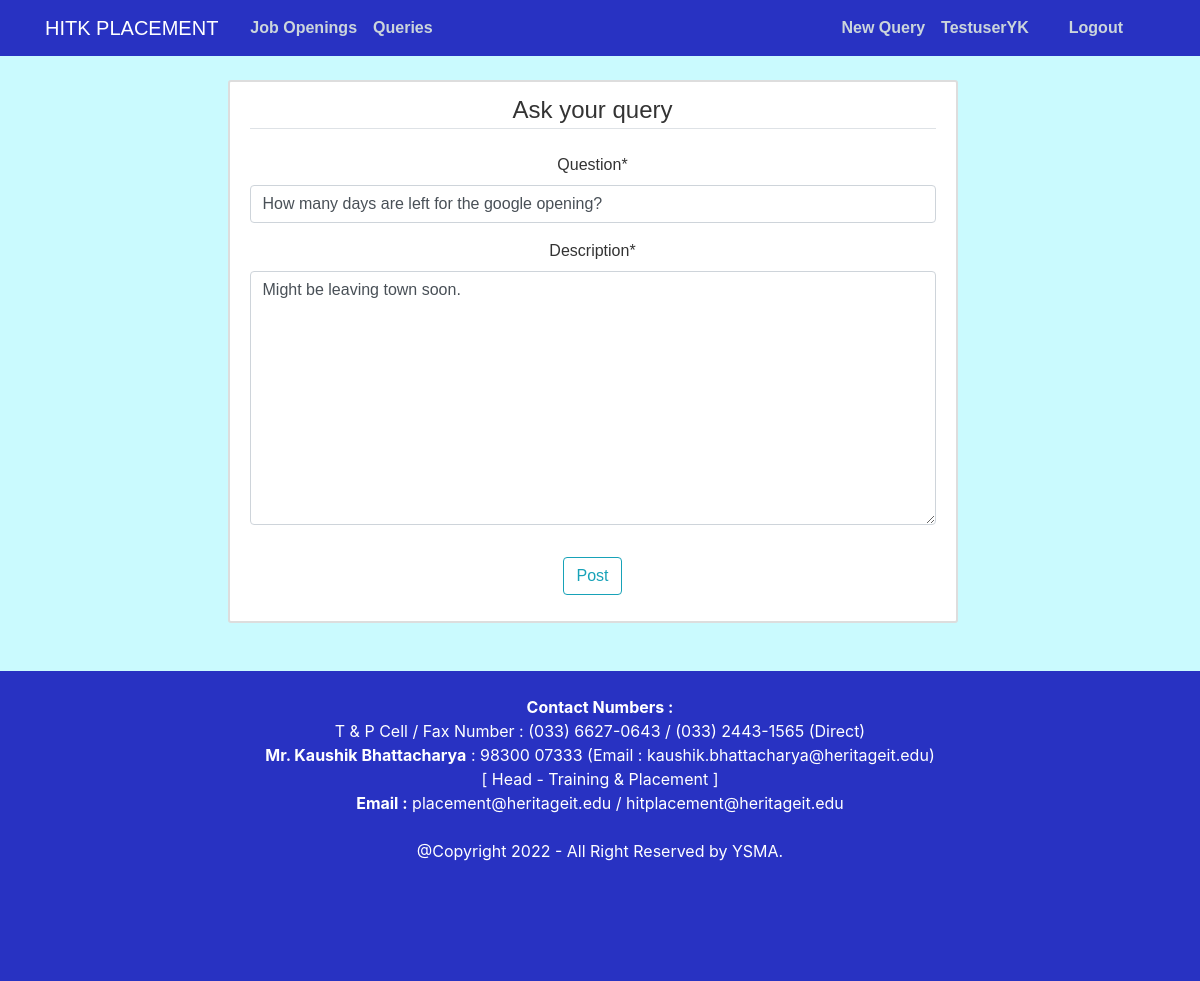
Page /askAQuery/query/4/update (signed in) on the committed database.
### users/models.py (models this page shows, shortened)
class Profile(models.Model):
	user = models.OneToOneField(User, on_delete = models.CASCADE)
	yearOfpassing = models.IntegerField(default=2022)
	image = models.ImageField(default = 'default.jpg',upload_to='profile_pics')
	def __str__(self):
		return f'{self.user.username}'

### askAQuery/models.py (models this page shows, shortened)
class Query(models.Model):
	question = models.CharField(max_length=500)
	author = models.ForeignKey(User,on_delete=models.CASCADE)
	datePosted = models.DateTimeField(default=timezone.now)
	description = models.TextField()

### askAQuery/views.py (the view, shortened to what this page needs)
# urls.py: path('query/<int:pk>/update', QueryUpdateView.as_view(), name='query-update'),
class QueryUpdateView(LoginRequiredMixin, UserPassesTestMixin, UpdateView):
	model = Query
	fields = ['question','description']
	def test_func(self):
		query = self.get_object()
		if self.request.user == query.author:
			return True
		return False

### askAQuery/templates/askAQuery/query_form.html (shortened to what this page needs)
{% extends "home/base.html" %}
{% load crispy_forms_tags %}
{% block content %}
    <div class="new-content-section p2">
        <form method="POST">
            <fieldset class="form-group">
                <legend class="border-bottom mb-4">Ask your query</legend>
                {{ form|crispy  }}
            </fieldset>
            <div class="form-group">
                <button class="btn btn-outline-info" type="submit">Post</button>
            </div>
        </form>
    </div>
{% endblock content %}

### home/templates/home/base.html (shortened to what this page needs)
{% load static %}
<!DOCTYPE html>
<html>
    <head>
        <link rel="stylesheet" href="https://stackpath.bootstrapcdn.com/bootstrap/4.3.1/css/bootstrap.min.css">
        <link rel="stylesheet" type="text/css" href="{% static 'home/main.css' %}">
    </head>
    <body style=" background-color: #cafafe;">
        <div class="page-container">
        <header class="site-header">
            <nav class="navbar navbar-expand-md navbar-dark bg-steel fixed-top">
                <div class="container p2">
                    <a class="navbar-brand mr-4 " href="{% url 'placement-website-home' %}">HITK PLACEMENT</a>
                    <div class="collapse navbar-collapse" id="navbarToggle">
                        <div class="navbar-nav mr-auto">
                            {% if user.is_authenticated %}
                                <a class="nav-item nav-link" href="{% url 'placement-website-posts' %}"><b>Job Openings</b></a>
                                <a class="nav-item nav-link" href="{% url 'placement-website-askAQuery' %}"><b>Queries</b></a>
                            {% endif %}
                        </div>
                        <div class="navbar-nav">
                            {% if user.is_authenticated %}
                                <a class="nav-item nav-link" href="{% url 'query-create' %}"><b>New Query</b></a>
                                <a class="nav-item nav-link mr-4" href="{% url 'profile' %}"><b>{{user.profile}}</b></a>
                                <a class="nav-item nav-link mr-4" href="{% url 'logout' %}"><b>Logout</b></a>
                            {% else %}
                                <a class="nav-item nav-link" href="{% url 'login' %}"><b>Login</b></a>
                                <a class="nav-item nav-link mr-4" href="{% url 'register' %}"><b>Register</b></a>
                            {% endif %}
                        </div>
                    </div>
                </div>
            </nav>
        </header>
        <main role="main" class="container">
            <div class="row">
                <div class="col-md-8">
                    {% block content %}{% endblock %}
                </div>
                </div>
            </main>
            <br>
            <br>
        </div>
            <footer>
                   <br>
                   <b>Contact Numbers :</b><br>
                        T & P Cell / Fax Number : (033) 6627-0643 / (033) 2443-1565 (Direct)
                    <br>
                    <b>Mr. Kaushik Bhattacharya</b> : 98300 07333 (Email : kaushik.bhattacharya@heritageit.edu)<br>
                    [ Head - Training & Placement ]
                     <br>
                    <b>Email :</b> placement@heritageit.edu /
                    hitplacement@heritageit.edu
                <br>
                <br> @Copyright 2022 - All Right Reserved by YSMA.
                <br>
            </footer>
    </body>
</html>

### home/static/home/main.css (style rules this page uses)
body { background: #fafafa; color: #333333; margin-top: 5rem; }
.bg-steel { background-color: #2832c2; }
.site-header .navbar-nav .nav-link { color: #cbd5db; }
.new-content-section { position: relative; left: 25%; right: 20%; background: #ffffff; text-align: center; padding: 10px 20px; border: 2px solid #dddddd; border-radius: 3px; }
.page-container { position: relative; min-height: 56vh; }
footer { position: absolute; width: 100%; height: 32%; bottom: 0x; background-color: #2832c2; color: white; text-align: center; }

### home/templates/home/base.html (style rules this page uses)
.p2 { font-family: Arial, Helvetica, sans-serif; }

### rows in the picture
Query: question "How many days are left for the google opening?", description "Might be leaving town soon."

### other values in the picture
{{ user.profile }} "TestuserYK"
